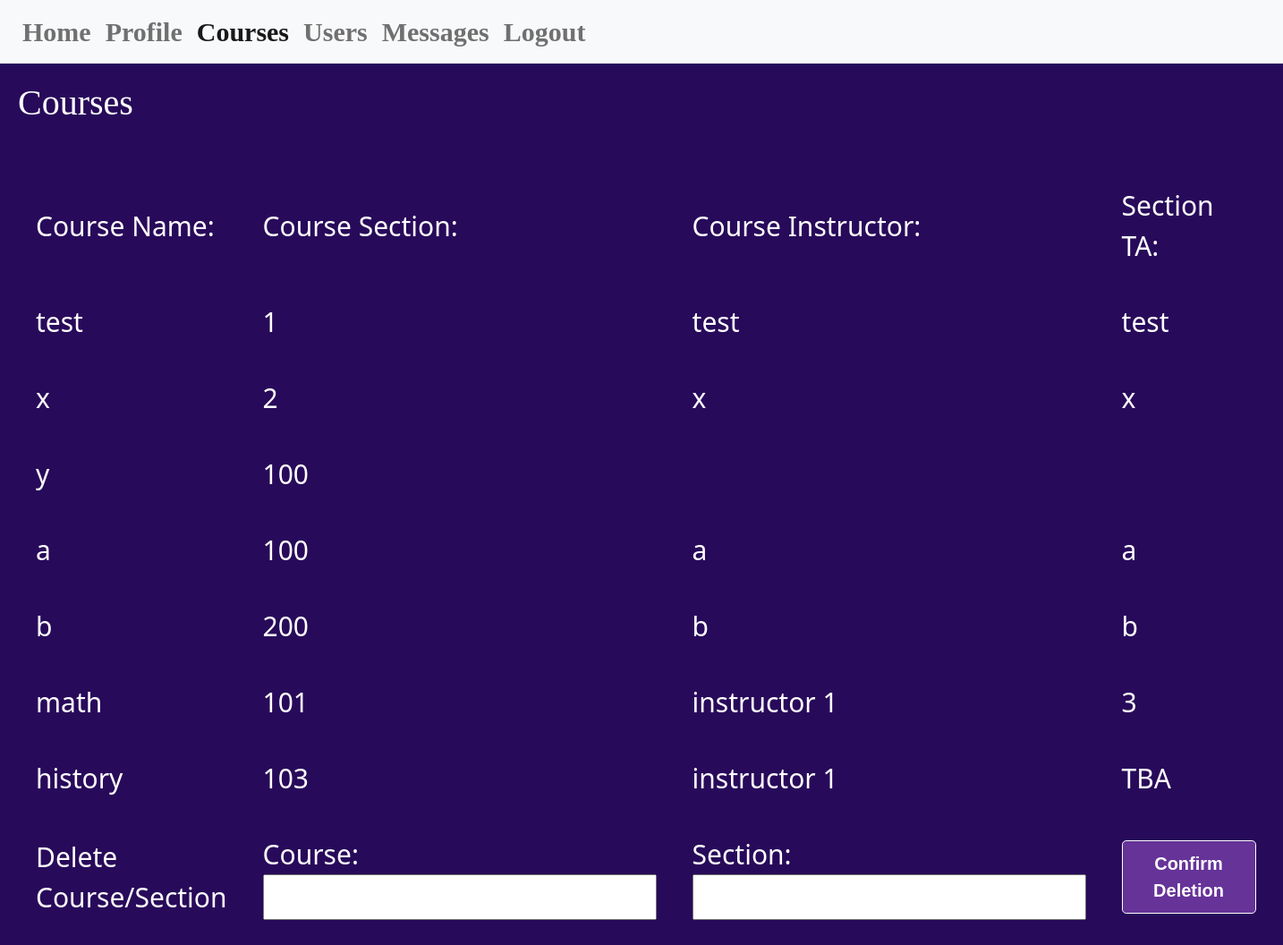
The app's page /viewcourse/ (signed in) with its own data.
### PurplePanda/models.py (models this page shows, shortened)
class MyCourses(models.Model):
    courseName = models.CharField(max_length=20)
    courseSection = models.CharField(max_length=20)
    courseInstructor = models.CharField(max_length=50, default=None)
    courseTA = models.CharField(max_length=50, default=None)

### PurplePanda/views.py (the view, shortened to what this page needs)
# urls.py: path('viewcourse/', ViewCourses.as_view(), name='viewcoures'),
class ViewCourses(View):
    def get(self, request):
        x = list(MyCourses.objects.all())
        temp = request.session.get("name")
        temp = MyUser.objects.get(name=temp)
        if x is None:
            return render(request, "viewcourse.html", {"print": "No Courses have been created yet!", "current": temp})
        return render(request, "viewcourse.html", {"print": x, "current": temp})

### templates/viewcourse.html (shortened to what this page needs)
{% load static %}
<!DOCTYPE html>
<html lang="en">
<head>
    <link href="https://cdn.jsdelivr.net/npm/bootstrap@5.0.2/dist/css/bootstrap.min.css" rel="stylesheet">
    <link href="{% static 'css/loginstyle.css' %}" rel="stylesheet" type="text/css"/>
</head>
<body>
    <nav class="navbar navbar-expand-lg navbar-light bg-light">
        <div class="container-fluid">
            <div class="collapse navbar-collapse" id="navbarNavAltMarkup">
                <div class="navbar-nav">
                    <a class="nav-link" href="/home">Home</a>
                    <a class="nav-link" href="/profile">Profile</a>
                    <a class="nav-link active" aria-current="page" href= "/viewcourse">Courses</a>
                    <a class="nav-link" href="/viewuser">Users</a>
                    <a class="nav-link" href="/viewmessage">Messages</a>
                    <a class="nav-link" href= "/">Logout</a>
                </div>
            </div>
        </div>
    </nav>
    <h1 class="header2">Courses</h1>
    <div class="users">
        <table class="loginTable">
                <tr>
                    <td>Course Name: </td>
                    <td>Course Section: </td>
                    <td>Course Instructor: </td>
                    <td>Section TA: </td>
                </tr>
            {% for i in print %}
                <tr>
                    <td>{{ i.courseName }}</td>
                    <td>{{ i.courseSection }}</td>
                    <td>{{ i.courseInstructor }}</td>
                    <td>{{ i.courseTA }}</td>
                </tr>
            {% endfor %}
        <form action="/viewcourse/" method="post">
                <tr>
                    <td>Delete Course/Section</td>
                    <td>Course: <input type="text" name="n"></td>
                    <td>Section: <input type="text" name="s"></td>
                    <td><button class="btn btn-lg buttons" type = "submit">Confirm Deletion</button></td>
                </tr>
            </form>
        </table>
    </div>
</body>
</html>

### static/css/loginstyle.css (style rules this page uses)
.header2 { alignment: left; color:white; padding:20px; font-family: serif, Georgia; }
body { background-color: rgb(40,10,90); }
.users { padding:20px; font-size:25px; color:white; }
tr,td { padding:20px; }
.loginTable { padding:100px; margin-left: auto; margin-right: auto; color: white; font-size: 30px; }
.buttons { background-color: rebeccapurple; border-color:white; color:white; border-style: solid; font-family: Arial, sans-serif; text-align: center; font-weight: bold; font-size: 20px; padding:10px; width:150px; }
.navbar { background-color: white; color: purple; border-style:none; font-weight: bold; font-size: 30px; padding:5px; font-family: serif, Georgia; }

### records on screen
MyCourses: courseName "test", courseSection "1", courseInstructor "test", courseTA "test"
MyCourses: courseName "x", courseSection "2", courseInstructor "x", courseTA "x"
MyCourses: courseName "y", courseSection "100"
MyCourses: courseName "a", courseSection "100", courseInstructor "a", courseTA "a"
MyCourses: courseName "b", courseSection "200", courseInstructor "b", courseTA "b"
MyCourses: courseName "math", courseSection "101", courseInstructor "instructor 1", courseTA "3"
MyCourses: courseName "history", courseSection "103", courseInstructor "instructor 1", courseTA "TBA"
